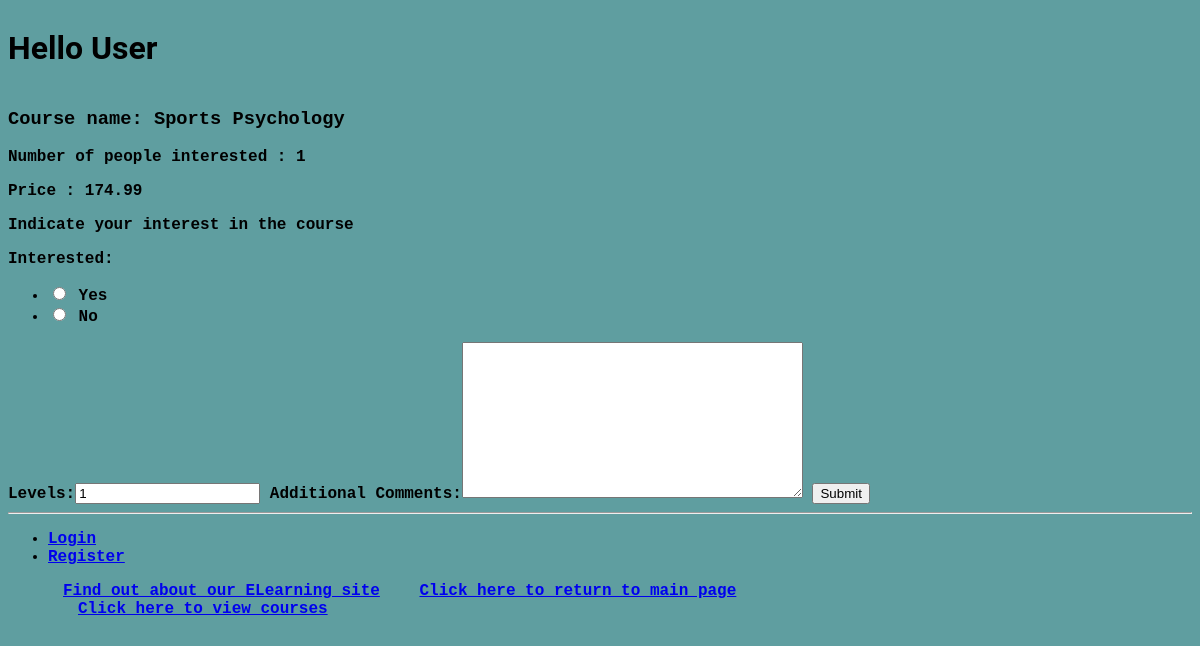
The app's page /myapp/courses/15 with its own data.
### myapp/models.py (models this page shows, shortened)
class Course(models.Model):
    topic = models.ForeignKey(Topic, related_name='courses', on_delete=models.CASCADE)
    name = models.CharField(max_length=200)
    price = models.DecimalField(max_digits=10, decimal_places=2)
    hours = models.DecimalField(max_digits=10, decimal_places=2, default=1)
    for_everyone = models.BooleanField(default=True)
    description = models.TextField(max_length=300, null=True, blank=True)
    interested = models.PositiveIntegerField(default=1)
    stages = models.PositiveIntegerField(default=3)

### myapp/views.py (the view)
# urls.py: path(r'courses/<int:course_id>', views.coursedetail, name='course_detail'),
def coursedetail(request, course_id):
    course = get_object_or_404(Course, pk=course_id)
    if request.method == 'POST':
        form = InterestForm(request.POST)
        if form.is_valid():
            if form.cleaned_data['interested'] == '1':
                course.interested = course.interested + 1
                course.save()
            return index(request)
    else:
        form = InterestForm()
    return render(request, 'myapp/coursedetail.html', {'form': form, 'course': course})

### myapp/forms.py
class InterestForm(forms.Form):
    interested = forms.ChoiceField(widget=forms.RadioSelect(), choices=[('1', 'Yes'), ('0', 'No')])
    levels = forms.IntegerField(initial=1)
    comments = forms.CharField(widget=forms.Textarea, label='Additional Comments', required=False)

### myapp/templates/myapp/coursedetail.html (shortened to what this page needs)
{% extends 'myapp/base.html' %}
{% block body_block %}
    <h3>Course name: {{ course.name }} {{ a }}</h3>
    <p class="paragraphs"> Number of people interested : {{ course.interested }} </p>
    <p class="paragraphs"> Price : {{ course.price }}</p>
    <p class="paragraphs"> Indicate your interest in the course</p>
    <form action="" method="post">
        {{ form.as_table }}
        <input type="submit" value="Submit">
    </form>
{% endblock %}

### myapp/static/myapp/style.css (style rules this page uses)
body { background-color: cadetblue; font-family: "Bitstream Vera Sans Mono", Monaco, "Courier New", Courier, monospace; font-weight: bold; }

### records on screen
Course: name "Sports Psychology", interested "1", price "174.99"
